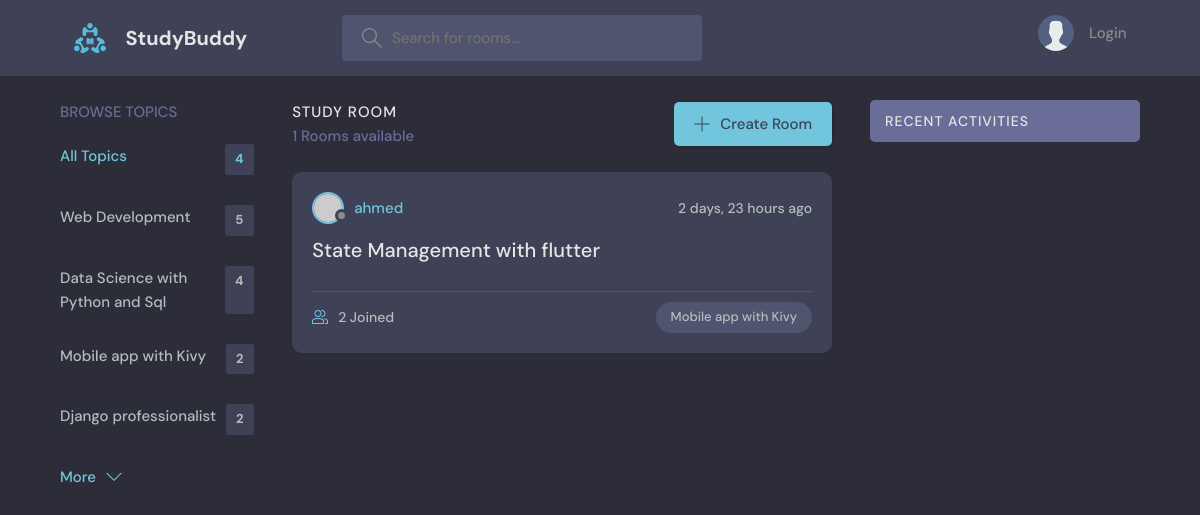
Page /?q=Java on the earlier database version.
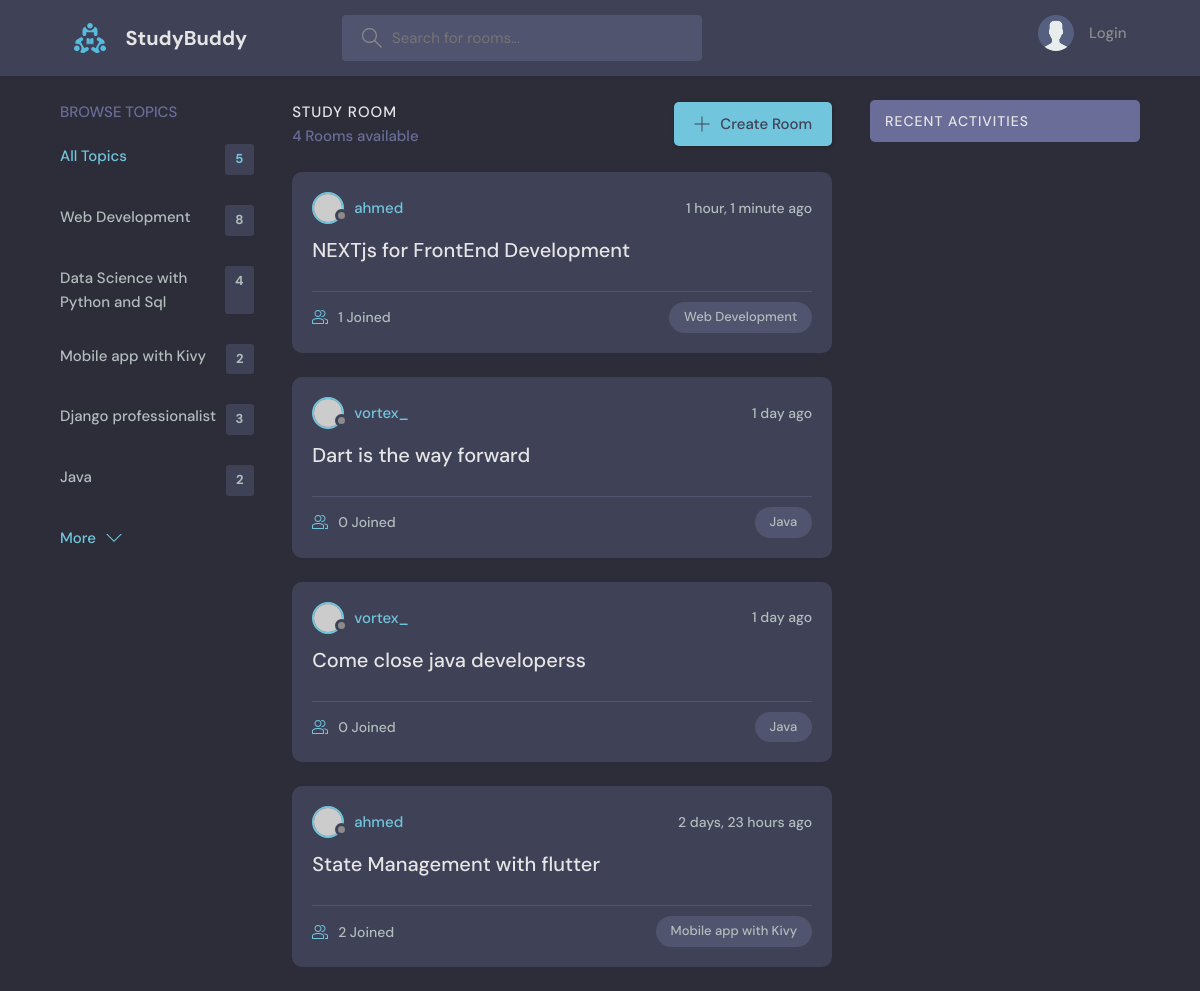
Same page on the later database version.
### baseapp/models.py (models this page shows, shortened)
class Topic(models.Model):
    name = models.CharField(max_length=300)
    def __str__(self):
        return self.name

class Room(models.Model):
    host = models.ForeignKey(User, on_delete=models.SET_NULL, null=True)
    topic = models.ForeignKey(Topic, on_delete=models.SET_NULL, null=True)
    name = models.CharField(max_length=200)
    description = models.TextField(null=True, blank=True)
    created = models.DateTimeField(auto_now_add=True)
    updated = models.DateTimeField(auto_now=True)
    participants = models.ManyToManyField(User, related_name='participants', blank=True)
    class Meta:
        ordering = ['-updated', '-created']

### baseapp/views.py (the view)
# urls.py: path("", views.home, name="home"),
def home(request):
    q = request.GET.get('q') if request.GET.get('q') != None else ''
    rooms = Room.objects.filter(
        Q(topic__name__icontains=q) |
        Q(description__icontains=q) |
        Q(name__icontains=q)
    )
    room_count = rooms.count()
    topics = Topic.objects.all() [0:5]
    room_messages = Message.objects.filter(Q(room__topic__name__icontains=q))
    context = {'rooms' : rooms, 'topics': topics, 'room_count': room_count, "room_messages": room_messages}
    return render(request, 'baseapp/index.html', context)

### baseapp/templates/baseapp/index.html (shortened to what this page needs)
{% extends 'main.html' %}
{%block content %}
    <main class="layout layout--3">
      <div class="container">
        <div class="topics">
          <div class="topics__header">
            <h2>Browse Topics</h2>
          </div>
          <ul class="topics__list">
            {%include 'baseapp/topics_component.html' %}
          </ul>
          <a class="btn btn--link" href="{%url 'topic' %}">
            More
            <svg version="1.1" xmlns="http://www.w3.org/2000/svg" width="32" height="32" viewBox="0 0 32 32">
              <title>chevron-down</title>
              <path d="M16 21l-13-13h-3l16 16 16-16h-3l-13 13z"></path>
            </svg>
          </a>
        </div>
        <div class="roomList">
          <div class="roomList__header">
            <div>
              <h2>Study Room</h2>
              <p> {{room_count}} Rooms available</p>
            </div>
            <a href="{%url 'create-room' %}"class="btn btn--main" href="create-room.html">
              <svg version="1.1" xmlns="http://www.w3.org/2000/svg" width="32" height="32" viewBox="0 0 32 32">
                <title>add</title>
                <path
                  d="M16.943 0.943h-1.885v14.115h-14.115v1.885h14.115v14.115h1.885v-14.115h14.115v-1.885h-14.115v-14.115z"
                ></path>
              </svg>
              Create Room
            </a>
          </div>
          {%include 'baseapp/feed_component.html' %}
        <div class="activities">
          <div class="activities__header">
            <h2>Recent Activities</h2>
            </div>
        </div>
</main>
{%endblock content%}

### baseapp/templates/baseapp/topics_component.html
{%block content%}
{%if topics%}
    <li>
        <a href="{%url 'home' %}" class="active"> All Topics <span>{{topics.count}}</span></a>
    </li>
    {% for topic in topics%}
         <li>
            <a href="{% url 'home' %}?q={{topic.name}}"> {{topic.name}} <span>{{topic.room_set.all.count}}</span></a>
        </li>
    {%endfor%}
{%endif%}
{% endblock content%}

### baseapp/templates/baseapp/feed_component.html (shortened to what this page needs)
{% for room in rooms%}
<div class="roomListRoom">
            <div class="roomListRoom__header">
              <a href="{%url 'user-profile' room.host.id%}" class="roomListRoom__author">
                <div class="avatar avatar--small">
                  <img src="https://randomuser.me/api/portraits/women/11.jpg" />
                </div>
                <span>{{room.host.username}}</span>
              </a>
              <div class="roomListRoom__actions">
                <span>{{room.created | timesince }} ago</span>
              </div>
            </div>
            <div class="roomListRoom__content">
              <a href="{%url 'room' room.id%}">{{room.name}}</a>
            </div>
            <div class="roomListRoom__meta">
              <a href="{%url 'room' room.id %}" class="roomListRoom__joined">
                {{room.participants.all.count}} Joined
              </a>
              <p class="roomListRoom__topic">{{room.topic}}</p>
            </div>
          </div>
{%endfor%}
</div>

Differences in the rows shown:
computed for Topic "Web Development": room_set.all.count "5" → "8"
computed for Topic "Django professionalist": room_set.all.count "2" → "3"
added Topic: name "Java", room_set.all.count "2"
added Room: host.username "ahmed", created "1 hour, 1 minute", name "NEXTjs for FrontEnd Development", participants.all.count "1", topic "Web Development"
added Room: host.username "vortex_", created "1 day", name "Dart is the way forward", participants.all.count "0", topic "Java"
added Room: host.username "vortex_", created "1 day", name "Come close java developerss", participants.all.count "0", topic "Java"
Other differences:
{{ topics.count }}: "4" → "5"
{{ room_count }}: "1" → "4"
